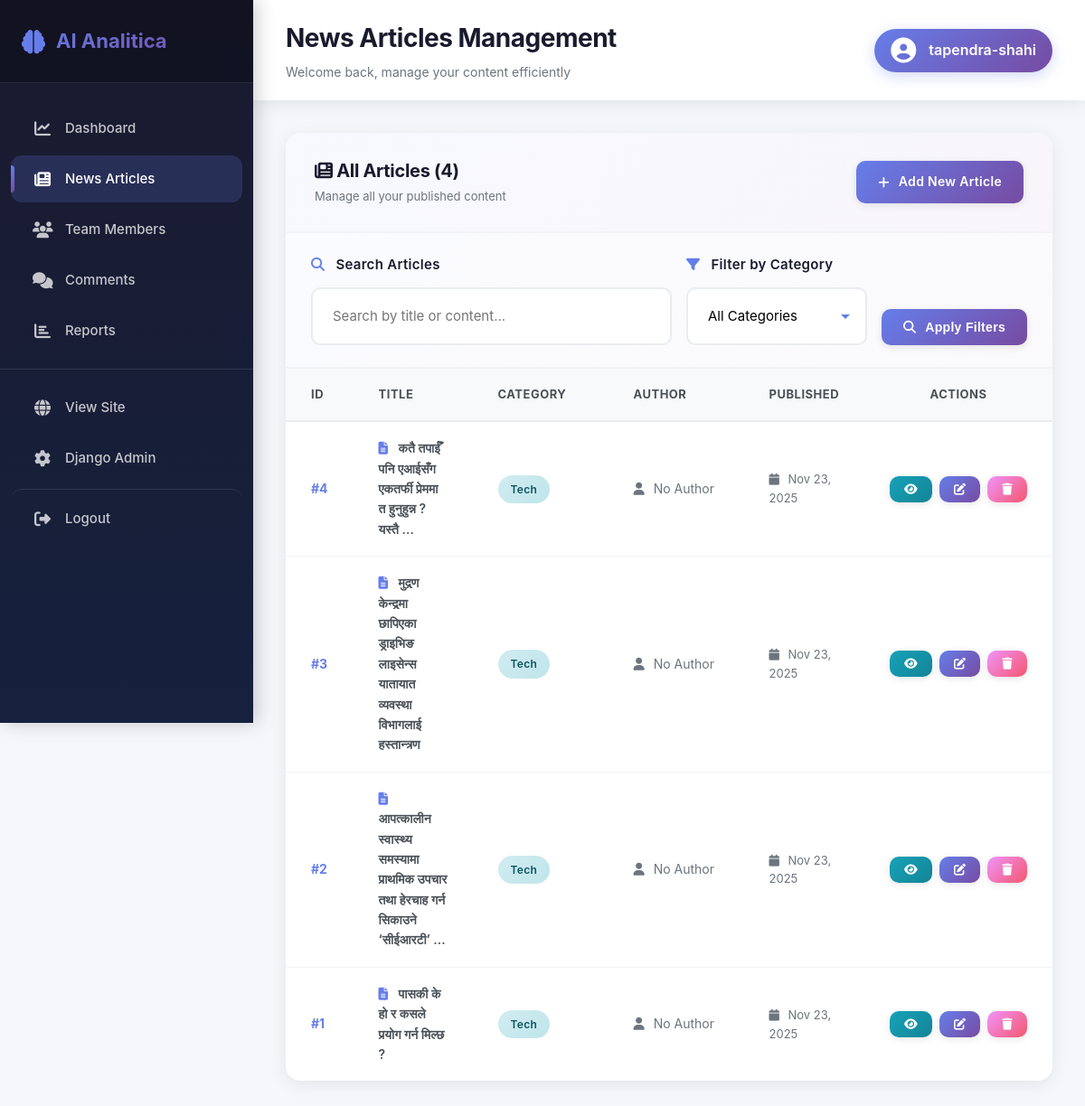
The page /custom-admin/news/ (signed in) on the database as committed earlier.
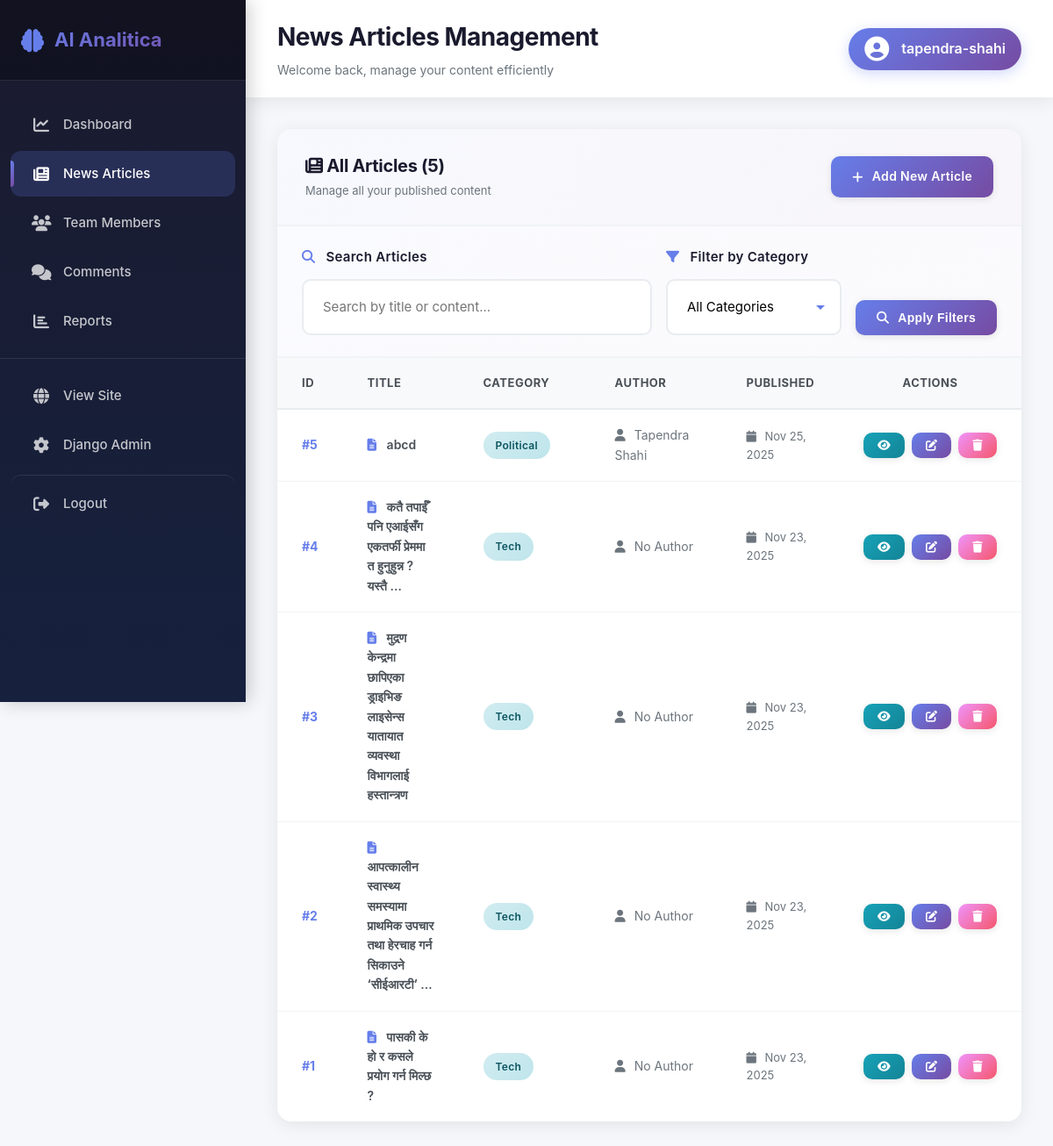
The same page on the database as committed later.
### news/models.py (models this page shows, shortened)
class News(models.Model):
    CATEGORY_CHOICES = [
        ('business', 'Business'),
        ('political', 'Political'),
        ('tech', 'Tech'),
        ('education', 'Education'),
    ]
    title = models.CharField(max_length=255)
    content = models.TextField()
    category = models.CharField(max_length=50, choices=CATEGORY_CHOICES, default='business')
    author = models.ForeignKey(TeamMember, on_delete=models.SET_NULL, null=True, blank=True, related_name='articles', help_text="Select the author from team members")
    created_at = models.DateTimeField(auto_now_add=True)
    updated_at = models.DateTimeField(auto_now=True)
    image = models.ImageField(upload_to='news_images/', blank=True, null=True)

class TeamMember(models.Model):
    ROLE_CHOICES = [
        ('editor_in_chief', 'Editor-in-Chief'),
        ('tech_editor', 'Tech Editor'),
        ('political_analyst', 'Political Analyst'),
        ('business_reporter', 'Business Reporter'),
        ('sports_reporter', 'Sports Reporter'),
        ('senior_editor', 'Senior Editor'),
        ('staff_writer', 'Staff Writer'),
        ('photographer', 'Photographer'),
        ('video_journalist', 'Video Journalist'),
    ]
    name = models.CharField(max_length=255)
    role = models.CharField(max_length=50, choices=ROLE_CHOICES)
    bio = models.TextField(blank=True, help_text="Brief biography of the team member")
    photo = models.ImageField(upload_to='team_photos/', blank=True, null=True, help_text="Professional headshot")
    email = models.EmailField(blank=True, help_text="Professional email address")
    twitter_url = models.URLField(blank=True, help_text="Twitter profile URL")
    linkedin_url = models.URLField(blank=True, help_text="LinkedIn profile URL")
    is_active = models.BooleanField(default=True, help_text="Is this team member currently active?")
    order = models.IntegerField(default=0, help_text="Display order (lower numbers appear first)")
    joined_date = models.DateField(auto_now_add=True)
    class Meta:
        ordering = ['order', 'name']
        verbose_name = 'Team Member'
        verbose_name_plural = 'Team Members'

### news/admin_views.py (the view)
# urls.py: path('news/', admin_views.admin_news_list, name='news_list'),
@staff_member_required
def admin_news_list(request):
    category = request.GET.get('category', '')
    search = request.GET.get('search', '')
    news_list = News.objects.all().order_by('-created_at')
    if category:
        news_list = news_list.filter(category=category)
    if search:
        news_list = news_list.filter(
            Q(title__icontains=search) | Q(content__icontains=search)
        )
    context = {
        'news_list': news_list,
        'category': category,
        'search': search,
        'categories': News.CATEGORY_CHOICES,
    }
    return render(request, 'admin/news_list.html', context)

### news/templates/admin/news_list.html (shortened to what this page needs)
{% extends 'admin/base.html' %}
{% block page_title %}News Articles Management{% endblock %}
{% block content %}
<div class="table-card">
    <div class="table-header">
        <div>
            <h3><i class="fas fa-newspaper"></i> All Articles ({{ news_list.count }})</h3>
            <p style="color: #6c757d; font-size: 13px; margin-top: 4px;">Manage all your published content</p>
        </div>
        <a href="{% url 'custom_admin:news_create' %}" class="btn btn-primary">
            <i class="fas fa-plus"></i> Add New Article
        </a>
    </div>
    <div style="padding: 24px 28px; border-bottom: 2px solid #f1f3f5; background: linear-gradient(135deg, rgba(102, 126, 234, 0.03) 0%, rgba(118, 75, 162, 0.03) 100%);">
        <form method="get" style="display: flex; gap: 16px; align-items: end; flex-wrap: wrap;">
            <div class="form-group" style="margin: 0; flex: 1; min-width: 280px;">
                <label><i class="fas fa-search"></i> Search Articles</label>
                <input type="text" name="search" class="form-control" placeholder="Search by title or content..." value="{{ search }}">
            </div>
            <div class="form-group" style="margin: 0; min-width: 200px;">
                <label><i class="fas fa-filter"></i> Filter by Category</label>
                <select name="category" class="form-control">
                    <option value="">All Categories</option>
                </select>
            </div>
            <button type="submit" class="btn btn-primary" style="margin-bottom: 0;">
                <i class="fas fa-search"></i> Apply Filters
            </button>
        </form>
    </div>
    <table>
        <thead>
            <tr>
                <th style="width: 60px;">ID</th>
                <th>Title</th>
                <th style="width: 150px;">Category</th>
                <th style="width: 150px;">Author</th>
                <th style="width: 120px;">Published</th>
                <th style="width: 180px; text-align: center;">Actions</th>
            </tr>
        </thead>
        <tbody>
            {% for news in news_list %}
            <tr>
                <td style="font-weight: 700; color: #667eea;">#{{ news.id }}</td>
                <td style="font-weight: 600;">
                    <i class="fas fa-file-alt" style="color: #667eea; margin-right: 8px;"></i>
                    {{ news.title|truncatewords:10 }}
                </td>
                <td><span class="badge badge-info">{{ news.get_category_display }}</span></td>
                <td style="color: #6c757d;">
                    <i class="fas fa-user" style="margin-right: 6px;"></i>
                    {{ news.author.name|default:"No Author" }}
                </td>
                <td style="color: #6c757d; font-size: 13px;">
                    <i class="fas fa-calendar" style="margin-right: 6px;"></i>
                    {{ news.created_at|date:"M d, Y" }}
                </td>
                <td style="text-align: center;">
                    <div style="display: flex; gap: 8px; justify-content: center;">
                        <a href="/news/{{ news.id }}/" target="_blank" class="btn btn-sm" style="background: linear-gradient(135deg, #17a2b8 0%, #138496 100%); color: white;" title="View Article">
                            <i class="fas fa-eye"></i>
                        </a>
                        <a href="{% url 'custom_admin:news_edit' news.id %}" class="btn btn-sm btn-primary" title="Edit Article">
                            <i class="fas fa-edit"></i>
                        </a>
                        <a href="{% url 'custom_admin:news_delete' news.id %}" class="btn btn-sm btn-danger"
                           onclick="return confirm('Are you sure you want to delete this article?')" title="Delete Article">
                            <i class="fas fa-trash"></i>
                        </a>
                    </div>
                </td>
            </tr>
            {% endfor %}
        </tbody>
    </table>
</div>
{% endblock %}

Rows that differ between the two databases and show on the page:
added News: id "5", title "abcd", category "Political", author.name "Tapendra Shahi", created_at "Nov 25, 2025"
Other text that changed with them:
{{ news_list.count }}: "4" → "5"
